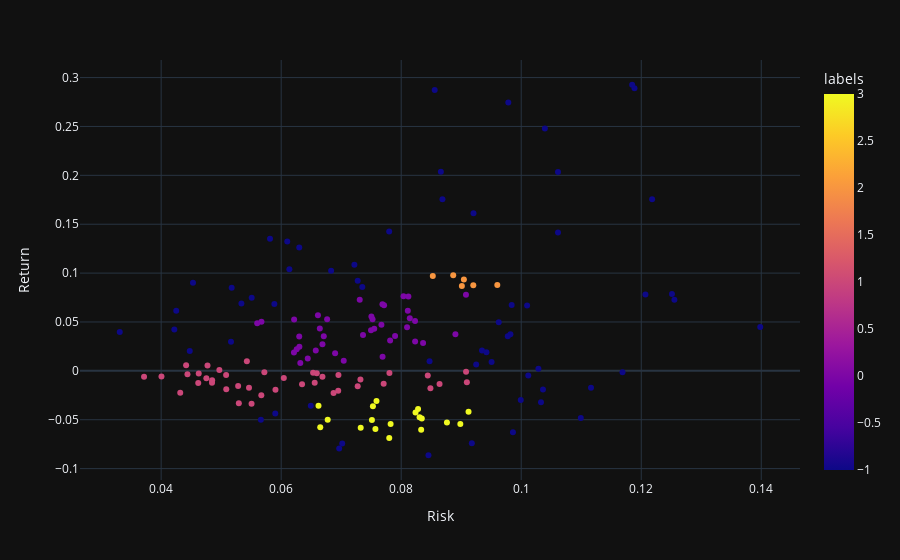

Notebook cell for this chart:
### Code cell
# DBSCAN Not working well
# from sklearn.cluster import DBSCAN

# df_ = df.copy()

# df_['Return'] = preprocessing.normalize([df_['Return']])[0]
# df_['Risk'] = preprocessing.normalize([df_['Risk']])[0]

# clustering = DBSCAN(eps=0.01, min_samples=5).fit(df_[["Risk", "Return"]])
# core_samples = clustering.core_sample_indices_
# labels = clustering.labels_

# df_['labels'] = labels

# px.scatter(df_, x='Risk', y='Return', hover_name='Stock', color='labels', template='plotly_dark')

### Figure 1 — Plotly figure (JSON) as saved in the notebook; plotly's stock layout.template omitted (floating-point values rounded to 4 significant figures; data arrays with more than 128 entries replaced by an {"elided": "..."} marker saying what was removed)
{"data": [{"hovertemplate": "<b>%{hovertext}</b><br><br>Risk=%{x}<br>Return=%{y}<br>labels=%{marker.color}<extra></extra>", "hovertext": {"elided": "163 str values"}, "legendgroup": "", "marker": {"color": {"elided": "163 int values"}, "coloraxis": "coloraxis", "symbol": "circle"}, "mode": "markers", "name": "", "orientation": "v", "showlegend": false, "type": "scatter", "x": {"elided": "163 float values"}, "xaxis": "x", "y": {"elided": "163 float values"}, "yaxis": "y"}], "layout": {"coloraxis": {"colorbar": {"title": {"text": "labels"}}, "colorscale": [[0, "#0d0887"], [0.1111, "#46039f"], [0.2222, "#7201a8"], [0.3333, "#9c179e"], [0.4444, "#bd3786"], [0.5556, "#d8576b"], [0.6667, "#ed7953"], [0.7778, "#fb9f3a"], [0.8889, "#fdca26"], [1, "#f0f921"]]}, "legend": {"tracegroupgap": 0}, "margin": {"t": 60}, "xaxis": {"anchor": "y", "domain": [0, 1], "title": {"text": "Risk"}}, "yaxis": {"anchor": "x", "domain": [0, 1], "title": {"text": "Return"}}}}
